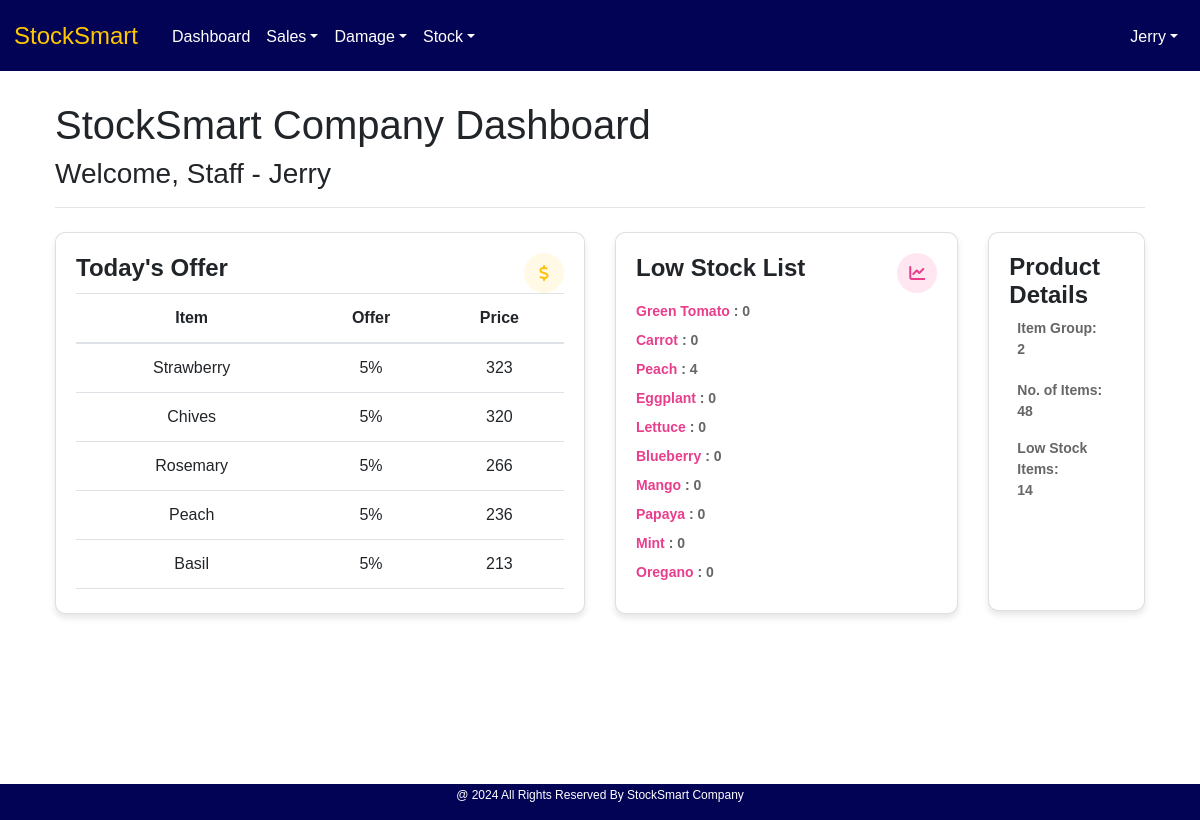
The page /staff_index/ (signed in) on the database its author committed.
### User/models.py (models this page shows)
class User(AbstractUser):
    MY_ROLES =[
        ('Admin','Admin'),
        ('Staff','Staff'),
    ]
    role = models.CharField(max_length=50, choices=MY_ROLES)

### Core/models.py (models this page shows, shortened)
class priceTable(models.Model):
    pt_item = models.OneToOneField(itemTable, on_delete=models.CASCADE)
    pt_sellingPrice = models.DecimalField(max_digits=10, decimal_places=2, null=True, blank=True, default=0)
    pt_tax = models.PositiveIntegerField(null=True, blank=True, default=0)
    pt_offer = models.PositiveIntegerField(null=True, blank=True, default=0)
    pt_timestamp = models.DateTimeField(auto_now_add=True)

class itemTable(models.Model):
    UNIT_CHOICES = [
        ('Kilogram', 'Kg'),
        ('Pieces', 'Pcs'),
    ]
    CATEGORY_CHOICE = [
        ('Vegetables', 'Veg'),
        ('Fruits', 'Fru'),
    ]
    item_name = models.CharField(max_length=50, null=True, blank=True, unique=True)
    item_category = models.CharField(max_length=50, choices=CATEGORY_CHOICE)
    item_unit = models.CharField(max_length=15, choices=UNIT_CHOICES)

### User/views.py (the view)
# urls.py: path('staff_index/', views.staff_index, name="staff_index"),
@login_required()
@staff_required
def staff_index(request):
    base_template = 'user/Index.html' if request.user.role == "Admin" else 'user/staff_index.html'
    low_stock_count, item_count, category_count = product_details()
    sorted_items = todays_offer()
    low_stock_list = lowstock_list()
    context = {
        'base_template': base_template,
        'user': request.user,
        'low_stock_list': low_stock_list,
        'low_stock_count': low_stock_count,
        'item_count': item_count,
        'category_count': category_count,
        'sorted_items': sorted_items,
    }
    return render(request,"user/staff_index.html", context)

### User/utils.py (called while the page is built)
def product_details():
    stockdata =stockTable.objects.all()
    itemdata =itemTable.objects.all()
    stockappendNo=[]
    itemappendName=[]
    itemappendCategory=[]
    for i in itemdata:
        itemappendCategory.append(i.item_category)
        itemappendName.append(i.item_name)
    for i in stockdata:
        if i.st_remainingStock < 10:
            stockappendNo.append(i.st_item.item_name)
    return len(stockappendNo),len(itemappendName), len(set(itemappendCategory))

def todays_offer():
    price_data = priceTable.objects.all()
    offer_list = []
    for i in price_data:
        if i.pt_sellingPrice and i.pt_tax and i.pt_offer:
            try:
                selling_price = Decimal(i.pt_sellingPrice)
                tax = (Decimal(i.pt_tax) / 100) * selling_price
                offer = (Decimal(i.pt_offer) / 100) * selling_price
                offer_amount = selling_price + tax - offer
                i.calculated_price = int(offer_amount)
                offer_list.append((offer, i))
            except (ValueError, Decimal.InvalidOperation) as e:
                continue
    offer_list.sort(reverse=True, key=lambda x: x[0])
    sorted_items = [item for _, item in offer_list]
    return sorted_items

def lowstock_list():
    stockdata= stockTable.objects.all()
    stockappendList=[]
    for i in stockdata:
        if i.st_remainingStock < 10:
            stockappendList.append((i.st_item.item_name,i.st_remainingStock))
    return stockappendList

### templates/user/staff_index.html (shortened to what this page needs)
<!DOCTYPE html>
{% load static %}
<html lang="en">
<head>
    <link href="https://maxcdn.bootstrapcdn.com/bootstrap/4.5.2/css/bootstrap.min.css" rel="stylesheet">
    <link href="https://cdnjs.cloudflare.com/ajax/libs/font-awesome/6.0.0-beta3/css/all.min.css" rel="stylesheet">
    <link href="{% static 'assets/style.css' %}" rel="stylesheet">
</head>
<body>
    <div class="d-flex" >
        <div class="flex-grow-1">
            <nav class="navbar p-1 navbar-expand-lg bg-info">
                <a class="navbar-brand " style="color: #ffc700 !important; padding-left:10px; font-weight: normal !important; font-size: 1.5rem !important;" href="#">StockSmart</a>
                <div class="bg-info collapse navbar-collapse my-0 justify-content-center" id="navbarNav" style="text-align: center;">
                    <ul class="navbar-nav">
                        <li class="nav-item">
                            <a class="nav-link"  href="{% url 'staff_index' %}">Dashboard</a>
                        </li>
                        <li class="nav-item dropdown">
                            <a class="nav-link dropdown-toggle" href="#" id="navbarSalesDropdown" role="button" data-toggle="dropdown" aria-haspopup="true" aria-expanded="false">Sales</a>
                        </li>
                        <li class="nav-item dropdown">
                            <a class="nav-link dropdown-toggle" href="#" id="navbarDamageDropdown" role="button" data-toggle="dropdown" aria-haspopup="true" aria-expanded="false">Damage</a>
                        </li>
                        <li class="nav-item dropdown">
                            <a class="nav-link dropdown-toggle" href="#" id="navbarStockDropdown" role="button" data-toggle="dropdown" aria-haspopup="true" aria-expanded="false">Stock</a>
                        </li>
                    </ul>
                    <ul class="navbar-nav ml-auto">
                        <li class="nav-item dropdown">
                            <a class="nav-link dropdown-toggle" href="#" id="navbarUserDropdown" role="button" data-toggle="dropdown" aria-haspopup="true" aria-expanded="false">{{ user.username }}</a>
                        </li>
                    </ul>
                </div>
            </nav>
            {% block content %}
            <div class="container">
            <div class="content">
                <h1>StockSmart Company Dashboard</h1>
                <h3>Welcome, {{ user.role }} - {{ user.username }} </h3>
                <hr>
                <div class=" mt-4">
        <div class="row mb-5">
            <div class="col-md-6 mb-4">
                <div class="card">
                    <div class="card-body">
                         <div class="d-flex justify-content-between align-items-center">
                        <h5 class="card-text">Today's Offer</h5>
                        <div class="icon-bg bg-light-yellow">
                                <i class="fas fa-dollar-sign text-yellow"></i>
                            </div>
                            </div>
                        <div class="table-responsive" style="height: 300px; overflow: auto;">
                    <table class="table table-hover">
                        <thead>
                            <tr>
                                <th>Item</th>
                                <th>Offer</th>
                                <th>Price</th>
                            </tr>
                        </thead>
                        <tbody>
                        {% for i in sorted_items %}
                            <tr>
                                <td>{{i.pt_item.item_name}}</td>
                                <td>{{i.pt_offer}}%</td>
                                <td>{{i.calculated_price}}</td>
                            </tr>
                        {% endfor %}
                        </tbody>
                    </table>
                </div>
                    </div>
                </div>
            </div>
            <div class="col-md-4 mb-4">
                <div class="card">
                    <div class="card-body">
                         <div class="d-flex justify-content-between align-items-center">
                        <h5 class="card-text">Low Stock List</h5>
                                <div class="icon-bg bg-light-pink">
                                <i class="fas fa-chart-line text-pink"></i>
                            </div>
                            </div>
                        <div style="height: 300px; overflow: auto;">
                            {% if low_stock_list %}
                                <ul class="card-title">
                                    {% for i in low_stock_list %}
                                    <li class="pt-2">
                                        <span class="text-pink">{{i.0}} </span> <span class="ms-5"> : {{i.1}} </span></li>
                                    {% endfor %}
                                </ul>
                                {% else %}
                                <p>No item with Low stock </p>
                                {% endif %}
                            </div>
                            </div>
                        </div>
                    </div>
            <div class="col-md-2 mb-4">
                <div class="card">
                    <div class="card-body">
                         <div class="d-flex justify-content-between align-items-center">
                        <h5 class="card-text">Product Details</h5>
                            </div>
                        <div style="height: 280px; overflow: auto;">
                        <p class="mb-1 card-title p-2">Item Group:<br> <strong>{{category_count}}</strong></p>
                        <p class="mb-0 card-title p-2">No. of Items:<br> <strong>{{item_count}}</strong></p>
                        <p class="mb-1 card-title p-2">Low Stock Items:<br> <strong>{{low_stock_count}}</strong></p>
                    </div>
                    </div>
                </div>
            </div>
        </div>
</div>
                {% endblock %}
            </div>
            </div>
            <div class="footer bg-info">
                <p>@ 2024 All Rights Reserved By StockSmart Company</p>
            </div>
        </div>
    </div>
</body>
</html>

### static/assets/style.css (style rules this page uses)
body { overflow-x: hidden; height: 100vh; font-family: Arial, sans-serif; margin-bottom: 20px; }
.content { flex-grow: 1; padding: 10px; }
.navbar { margin-bottom: 20px; padding: 20px; color: white; }
.navbar-collapse { margin-bottom: 20px; padding: 10px; color: white; }
.footer { position: fixed; left: 0; bottom: 0px; width: 100%; color: white; text-align: center; padding-top : 2px; font-size: 12px; }
.card { border-radius: 10px; box-shadow: 0 4px 6px rgba(0, 0, 0, 0.1); }
.card-title { font-size: 14px; font-weight: bold; color: #666; }
.card-text { font-size: 24px; font-weight: bold; }
.icon-bg { width: 40px; height: 40px; border-radius: 50%; display: flex; align-items: center; justify-content: center; }
.bg-info { background-color: #030355 !important; color: #ffffff !important; text-decoration: none !important; box-shadow: none !important; }
a { color: #ffffff !important; text-decoration: none !important; }
.bg-light-yellow { background-color: #fff9e6; }
.bg-light-pink { background-color: #ffe6f0; }
.text-yellow { color: #ffc107; }
.text-pink { color: #e83e8c; }
.table { margin-bottom: 80px; text-align: center; }
ul { padding-left: 0; list-style-type: none; margin-bottom: 0; }
li { padding-top: 3px; }

### rows shown on the page
User: username "Jerry", role "Staff"
priceTable: pt_item.item_name "Strawberry", pt_offer "5", calculated_price "323"
priceTable: pt_item.item_name "Chives", pt_offer "5", calculated_price "320"
priceTable: pt_item.item_name "Rosemary", pt_offer "5", calculated_price "266"
priceTable: pt_item.item_name "Peach", pt_offer "5", calculated_price "236"
priceTable: pt_item.item_name "Basil", pt_offer "5", calculated_price "213"
itemTable: item_name "Green Tomato"
itemTable: item_name "Carrot"
itemTable: item_name "Peach"
itemTable: item_name "Eggplant"
itemTable: item_name "Lettuce"
itemTable: item_name "Blueberry"
itemTable: item_name "Mango"
itemTable: item_name "Papaya"
itemTable: item_name "Mint"
itemTable: item_name "Oregano"

### other values the page prints
{{ i.1 }} "0" "0" "4" "0" "0" "0" "0" "0" "0" "0"
{{ category_count }} "2"
{{ item_count }} "48"
{{ low_stock_count }} "14"
